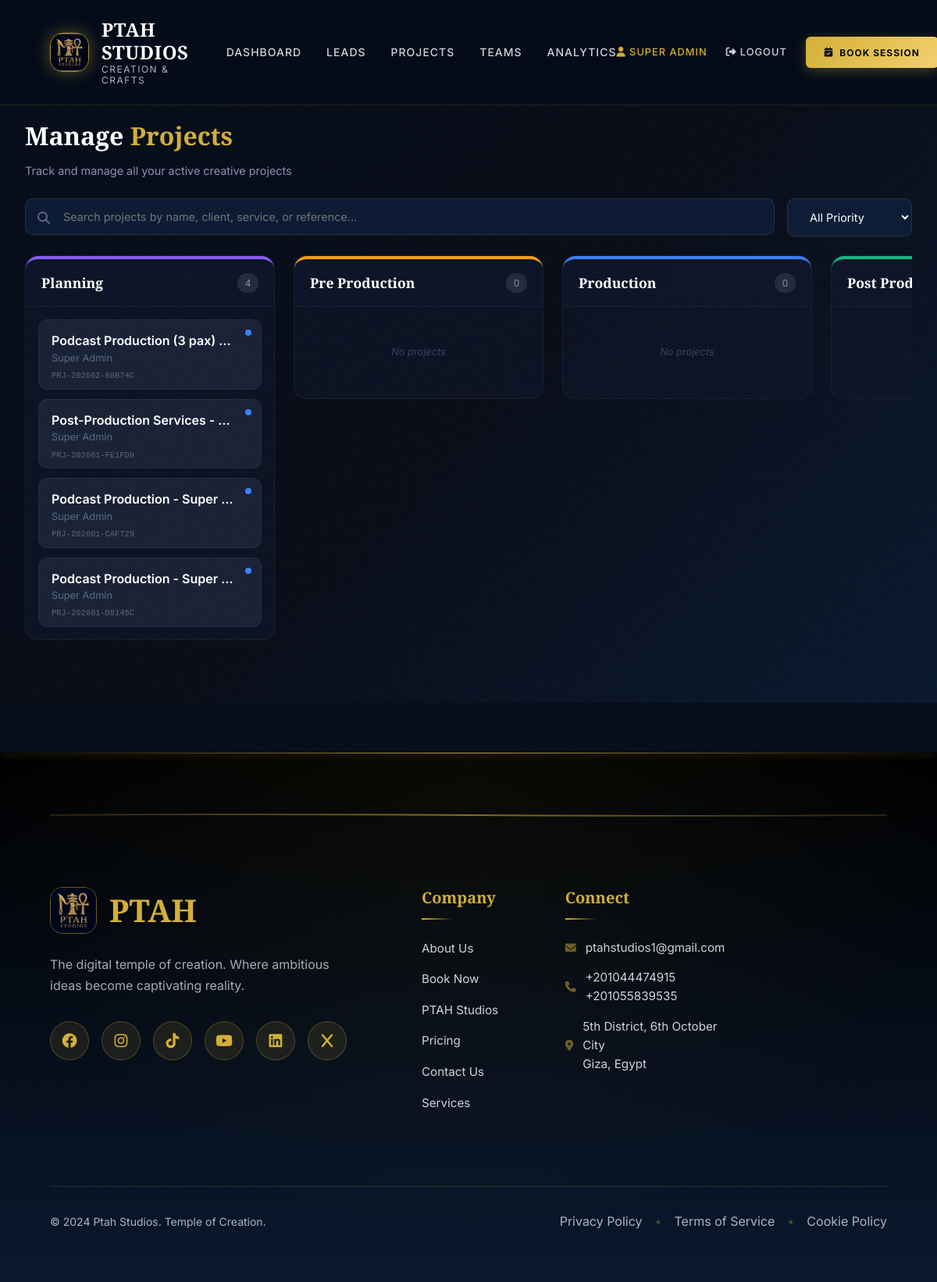
The page /admin/manage-projects (signed in) on the database its author committed.
### app.py (models this page shows, shortened)
class User(db.Model):
    __tablename__ = 'users'
    id = db.Column(db.Integer, primary_key=True)
    email = db.Column(db.String(120), unique=True, nullable=False)
    password_hash = db.Column(db.String(256), nullable=False)
    name = db.Column(db.String(100), nullable=False)
    role = db.Column(db.String(20), default='employee')  # 'super_admin' or 'employee'
    is_admin = db.Column(db.Boolean, default=False)
    last_activity_check = db.Column(db.DateTime, default=datetime.utcnow)
    created_at = db.Column(db.DateTime, default=datetime.utcnow)
    project_memberships = db.relationship('ProjectMembership', back_populates='user', cascade='all, delete-orphan')

class Project(db.Model):
    __tablename__ = 'projects'
    id = db.Column(db.Integer, primary_key=True)
    project_reference = db.Column(db.String(20), unique=True, nullable=False)
    client_id = db.Column(db.Integer, db.ForeignKey('clients.id'), nullable=False)
    booking_id = db.Column(db.Integer, db.ForeignKey('bookings.id'), nullable=True)
    priority = db.Column(db.String(20), default='medium')  # critical, high, medium, low
    title = db.Column(db.String(200), nullable=False)
    description = db.Column(db.Text)
    status = db.Column(db.String(30), default='planning') # planning, in_progress, review, completed
    progress_percentage = db.Column(db.Integer, default=0)
    description = db.Column(db.Text, nullable=True)
    start_date = db.Column(db.Date)
    due_date = db.Column(db.Date)
    completed_date = db.Column(db.Date)
    created_at = db.Column(db.DateTime, default=datetime.utcnow)
    updated_at = db.Column(db.DateTime, default=datetime.utcnow, onupdate=datetime.utcnow)
    client = db.relationship('Client', back_populates='projects')
    booking = db.relationship('Booking', back_populates='project')
    milestones = db.relationship('ProjectMilestone', back_populates='project', cascade='all, delete-orphan')
    tasks = db.relationship('ProjectTask', back_populates='project', lazy='dynamic', cascade='all, delete-orphan')
    memberships = db.relationship('ProjectMembership', back_populates='project', cascade='all, delete-orphan')
    @property
    def team_members(self):
        return [m.user for m in self.memberships]

class Client(db.Model):
    __tablename__ = 'clients'
    id = db.Column(db.Integer, primary_key=True)
    first_name = db.Column(db.String(50), nullable=False)
    last_name = db.Column(db.String(50), nullable=False)
    email = db.Column(db.String(120), nullable=False, index=True)
    phone = db.Column(db.String(20))
    company = db.Column(db.String(100))
    notes = db.Column(db.Text)
    created_at = db.Column(db.DateTime, default=datetime.utcnow)
    updated_at = db.Column(db.DateTime, default=datetime.utcnow, onupdate=datetime.utcnow)
    bookings = db.relationship('Booking', back_populates='client', cascade='all, delete-orphan')
    projects = db.relationship('Project', back_populates='client', cascade='all, delete-orphan')
    @property
    def full_name(self):
        return f"{self.first_name} {self.last_name}"

### app.py (the view, shortened to what this page needs)
@app.route('/admin/manage-projects')
@admin_required
def manage_projects():
    convert_confirmed_bookings_to_projects()
    current_user = db.session.get(User, session['user_id'])
    search = request.args.get('search')
    status_order = [
        'planning', 'pre_production', 'production', 'post_production',
        'review', 'delivered', 'completed', 'rejected'
    ]
    query = Project.query
    if current_user.role != 'super_admin':
        query = query.join(ProjectMembership).filter(ProjectMembership.user_id == current_user.id)
    all_projects = query.order_by(Project.created_at.desc()).all()
    grouped_projects = {status: [] for status in status_order}
    grouped_projects['other'] = []
    for project in all_projects:
        if project.booking and project.booking.service:
            project.service_name = project.booking.service.name
        else:
            project.service_name = 'General Project'
        if current_user.role != 'super_admin':
            membership = ProjectMembership.query.filter_by(
                user_id=current_user.id,
                project_id=project.id
            ).first()
            project.user_role = membership.role if membership else 'Viewer'
        else:
            project.user_role = 'super_admin'
        p_status = project.status.lower() if project.status else 'other'
        if p_status in grouped_projects:
            grouped_projects[p_status].append(project)
        else:
            grouped_projects['other'].append(project)
    new_inquiries = ContactInquiry.query.filter_by(status='new').count()
    return render_template('admin/manage-projects.html',
                         grouped_projects=grouped_projects,
                         new_inquiries=new_inquiries,
                         current_user_role=current_user.role)

### templates/admin/manage-projects.html (shortened to what this page needs)
{% extends "admin/base.html" %}
{% block content %}
<div class="projects-dashboard">
    <header class="projects-header">
        <div>
            <h1>Manage <span>Projects</span></h1>
            <p>Track and manage all your active creative projects</p>
        </div>
    </header>
    <div class="projects-filter-row">
        <div class="search-wrapper">
            <i class="fas fa-search"></i>
            <input type="text" class="search-input" id="projectSearch" placeholder="Search projects by name, client, service, or reference...">
        </div>
        <select class="filter-dropdown" id="priorityFilter">
            <option value="">All Priority</option>
        </select>
        </div>
    <div id="projectGroupsContainer">
        {% set status_order = ['planning', 'pre_production', 'production', 'post_production', 'review', 'delivered', 'rejected', 'completed'] %}
        {% for status in status_order %}
        <div class="status-section" data-status="{{ status }}">
            <div class="status-header-row header-{{ status }}">
                <h2 class="status-title">{{ status|replace('_', ' ') }}</h2>
                <span class="status-count" id="count-{{ status }}">{{ grouped_projects.get(status, [])|length }}</span>
            </div>
            <div class="projects-grid">
                {% set proj_list = grouped_projects.get(status, []) %}
                {% for project in proj_list %}
                <div class="project-card" onclick="openProjectModal('{{ project.id }}', '{{ project.title }}', '{{ project.client.full_name }}', '{{ project.service_name }}', '{{ project.status }}', '{{ project.progress_percentage }}', '{{ project.due_date }}', '{{ project.priority }}', '{{ project.user_role }}')">
                    <div class="priority-indicator {{ project.priority if project.priority in ['critical', 'high', 'medium'] else '' }}"></div>
                    <div class="project-card-header">
                        <div class="project-card-title">{{ project.title }}</div>
                        <div class="project-card-subtitle">{{ project.client.full_name }}</div>
                        <div class="project-ref">{{ project.project_reference }}</div>
                    </div>
                </div>
                {% else %}
                <div class="empty-column-state">No projects</div>
                {% endfor %}
            </div>
        </div>
        {% endfor %}
    </div>
</div>
{% endblock %}

### templates/admin/base.html (shortened to what this page needs)
<!DOCTYPE html>
<html lang="en">
<head>
    <link rel="stylesheet" href="https://cdnjs.cloudflare.com/ajax/libs/font-awesome/6.4.0/css/all.min.css">
    <link rel="stylesheet" href="https://cdn.jsdelivr.net/npm/fullcalendar@6.1.8/index.global.min.css">
</head>
<body>
    <header class="main-header">
        <nav class="navbar">
            <a href="{{ url_for('index') }}" class="logo">
                <img src="{{ url_for('static', filename='img/favicon.jpg') }}" alt="Ptah Studios" class="logo-image">
                <div class="logo-text">
                    <span class="logo-title">PTAH STUDIOS</span>
                    <span class="logo-subtitle">Creation & Crafts</span>
                </div>
            </a>
            <div class="nav-wrapper" id="navWrapper">
                <ul class="nav-links">
                    {% if is_super_admin %}
                        <li><a href="{{ url_for('admin_dashboard') }}" class="nav-link" onclick="closeMobileMenu()">Dashboard</a></li>
                        <li>
                            <a href="{{ url_for('admin_leads') }}" class="nav-link" onclick="closeMobileMenu()">
                                Leads
                            </a>
                        </li>
                    {% endif %}
                    <li><a href="{{ url_for('manage_projects') }}" class="nav-link" onclick="closeMobileMenu()">Projects</a></li>
                    {% if is_super_admin %}
                        <li><a href="{{ url_for('admin_management_dashboard') }}" class="nav-link" onclick="closeMobileMenu()">Teams</a></li>
                        <li><a href="{{ url_for('admin_analytics') }}" class="nav-link" onclick="closeMobileMenu()">Analytics</a></li>
                    {% endif %}
                </ul>
                <div style="display: flex; align-items: center; gap: 1.5rem;">
                    {% if session.get('user_id') %}
                        <span class="nav-link" style="font-size: 0.8rem; color: var(--color-gold); cursor: default;">
                            <i class="fas fa-user"></i> {{ session.get('user_name', 'Account') }}
                        </span>
                        <a href="{{ url_for('logout') }}" class="nav-link" style="font-size: 0.8rem;" onclick="closeMobileMenu()">
                            <i class="fas fa-sign-out-alt"></i> Logout
                        </a>
                    {% endif %}
                    <div class="magnetic-wrap">
                        <a href="{{ url_for('booking') }}" class="btn-book" onclick="closeMobileMenu()">
                            <i class="fas fa-calendar-check"></i> Book Session
                        </a>
                    </div>
                </div>
            </div>
        </nav>
    </header>
    <div class="mission-control">
        {% block content %}{% endblock %}
    </div>
    <footer class="main-footer" id="contact">
        <div class="footer-divider">
        </div>
        <div class="footer-content">
            <div class="footer-section footer-brand">
                <div class="footer-logo-large" style="display: flex; align-items: center; gap: 1rem;">
                    <img src="{{ url_for('static', filename='img/favicon.jpg') }}"
                         alt="Ptah Studios"
                         style="width: 60px; height: 60px; border-radius: 16px; border: 1px solid rgba(212, 175, 55, 0.5);">
                    <span style="font-family: var(--font-heading); font-size: 2.5rem; font-weight: 700; color: var(--color-gold);">
                        PTAH
                    </span>
                </div>
                <p class="footer-tagline">The digital temple of creation. Where ambitious ideas become captivating reality.</p>
                <div class="footer-social-icons">
                    <a href="https://www.facebook.com/share/1aQE21MAJ7/?mibextid=wwXIfr" class="social-link" target="_blank" rel="noopener noreferrer"><i class="fab fa-facebook"></i></a>
                    <a href="https://www.instagram.com/ptah_studios1?igsh=Z2sxZmd4N3hnaGJ4" class="social-link" target="_blank" rel="noopener noreferrer"> <i class="fab fa-instagram"></i></a>
                    <a href="https://www.tiktok.com/@ptahstudios1?_r=1&_t=ZS-92cJS9QYArP" class="social-link" target="_blank" rel="noopener noreferrer"><i class="fab fa-tiktok"></i></a>
                    <a href="https://www.youtube.com/@PTAHStudios-eg" class="social-link" target="_blank" rel="noopener noreferrer"><i class="fab fa-youtube"></i></a>
                    <a href=" https://www.linkedin.com/in/ptah-studios-a993a23a2/" class="social-link" target="_blank" rel="noopener noreferrer"><i class="fab fa-linkedin"></i></a>
                    <a href=" https://x.com/PTAH_Studios" class="social-link" target="_blank" rel="noopener noreferrer"><i class="fab fa-x"></i></a>
                </div>
            </div>
            <div class="footer-section">
                <h4>Company</h4>
                <ul class="footer-links">
                    <li><a href="{{ url_for('about_us') }}">About Us</a></li>
                    <li><a href="{{ url_for('booking') }}">Book Now</a></li>
                    <li><a href="{{ url_for('portfolio') }}">PTAH Studios</a></li>
                    <li><a href="{{ url_for('pricing') }}">Pricing</a></li>
                    <li><a href="{{ url_for('contact') }}">Contact Us</a></li>
                    <li><a href="{{ url_for('services') }}">Services</a></li>
                </ul>
            </div>
            <div class="footer-section footer-contact-section">
                <h4>Connect</h4>
                <ul class="footer-links footer-contact">
                    <li>
                        <a href="{{ url_for('contact') }}">
                            <i class="fas fa-envelope"></i>
                            <span>ptahstudios1@gmail.com</span>
                        </a>
                    </li>
                    <li>
                        <a href="{{ url_for('contact') }}">
                            <i class="fas fa-phone"></i>
                            <span>+201044474915<br>+201055839535</span>
                        </a>
                    </li>
                    <li>
                        <a href="{{ url_for('contact') }}">
                            <i class="fas fa-map-marker-alt"></i>
                            <span>5th District, 6th October City<br>Giza, Egypt</span>
                        </a>
                    </li>
                </ul>
            </div>
        </div>
        <div class="footer-bottom">
            <div class="footer-bottom-content">
                <p>&copy; 2024 Ptah Studios. Temple of Creation.</p>
                <div class="footer-legal-links">
                    <a href="#">Privacy Policy</a>
                    <span class="separator">•</span>
                    <a href="#">Terms of Service</a>
                    <span class="separator">•</span>
                    <a href="#">Cookie Policy</a>
                </div>
            </div>
        </div>
    </footer>
</body>
</html>

### rows shown on the page
User: get "SUPER ADMIN"
Project: title "Podcast Production (3 pax)…", client.full_name "Super Admin", project_reference "PRJ-202602-88B74C"
Project: title "Post-Production Services -…", client.full_name "Super Admin", project_reference "PRJ-202601-FE1FD9"
Project: title "Podcast Production - Super…", client.full_name "Super Admin", project_reference "PRJ-202601-CAF729"
Project: title "Podcast Production - Super…", client.full_name "Super Admin", project_reference "PRJ-202601-D8145C"

### other values the page prints
{{ status|replace('_', ' ') }} "Planning" "Pre Production" "Production" "Post…"
{{ grouped_projects.get(status, [])|length }} "4" "0" "0"
